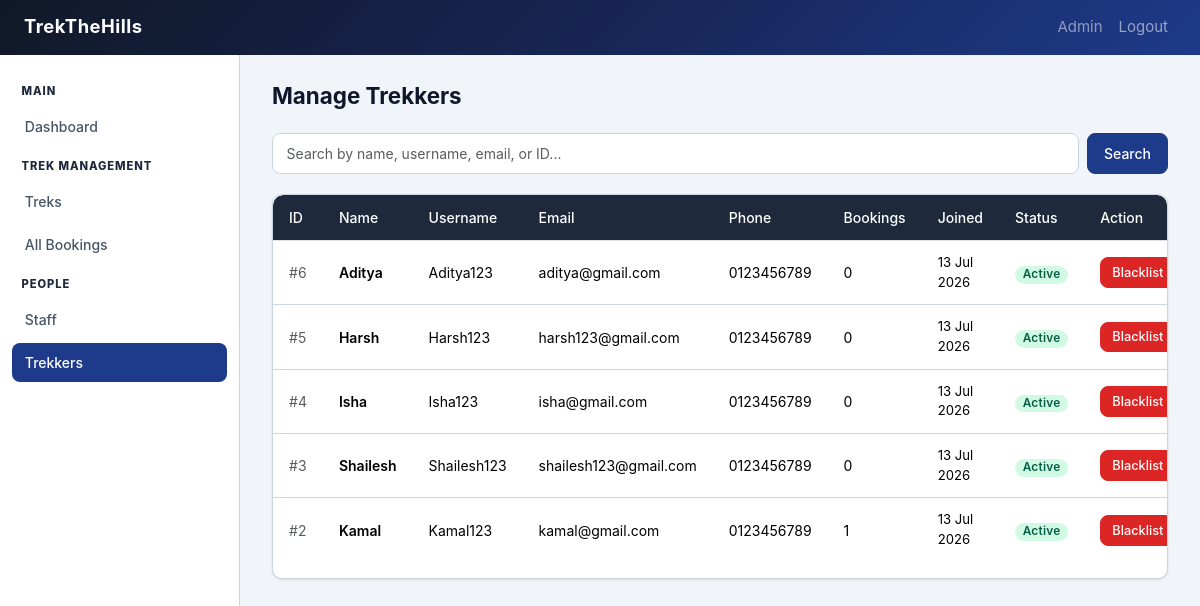
Page /admin/users (signed in) on the committed database.
### models.py (models this page shows, shortened)
class User(UserMixin, db.Model):
    __tablename__ = 'users'
    id = db.Column(db.Integer, primary_key=True)
    username = db.Column(db.String(80), unique=True, nullable=False)
    email = db.Column(db.String(120), unique=True, nullable=False)
    full_name = db.Column(db.String(120), nullable=False)
    password_hash = db.Column(db.String(256), nullable=False)
    role = db.Column(db.String(20), nullable=False, default='user')
    phone = db.Column(db.String(20), nullable=True)
    is_blacklisted = db.Column(db.Boolean, default=False)
    is_approved = db.Column(db.Boolean, default=False)
    created_at = db.Column(db.DateTime, default=datetime.utcnow)
    bookings = db.relationship('Booking', backref='user', lazy=True, foreign_keys='Booking.user_id')
    assigned_treks = db.relationship('Trek', backref='assigned_staff', lazy=True, foreign_keys='Trek.assigned_staff_id')

### admin.py (the view)
@admin_bp.route('/users')
@login_required
@admin_required
def users():
    q = request.args.get('q', '').strip()
    query = User.query.filter_by(role='user')
    if q:
        if q.isdigit():
            query = query.filter((User.full_name.ilike(f'%{q}%')) | (User.username.ilike(f'%{q}%')) | (User.email.ilike(f'%{q}%')) | (User.id == int(q)))
        else:
            query = query.filter((User.full_name.ilike(f'%{q}%')) | (User.username.ilike(f'%{q}%')) | (User.email.ilike(f'%{q}%')))
    user_list = query.order_by(User.created_at.desc()).all()
    return render_template('admin/user.html', users=user_list, q=q)

### app.py (called while the page is built)
@login_manager.user_loader
def load_user(user_id):
    return User.query.get(int(user_id))

### templates/admin/user.html (shortened to what this page needs)
{% extends 'base.html' %}
{% block sidebar %}{% include '_sidebar.html' %}{% endblock %}
{% block content %}
<div class="page-header">
  <div>
    <h1 class="page-title">Manage Trekkers</h1>
  </div>
</div>
<form method="GET" class="search-bar">
  <input type="text" name="q" class="form-control" placeholder="Search by name, username, email, or ID..." value="{{ q }}">
  <button type="submit" class="btn btn-primary"> Search</button>
</form>
<div class="card">
  <div class="table-wrap">
    <table class="table">
      <thead>
        <tr>
          <th>ID</th>
          <th>Name</th>
          <th>Username</th>
          <th>Email</th>
          <th>Phone</th>
          <th>Bookings</th>
          <th>Joined</th>
          <th>Status</th>
          <th>Action</th>
        </tr>
      </thead>
      <tbody>
        {% for u in users %}
        <tr>
          <td class="text-muted">#{{ u.id }}</td>
          <td class="fw-600">{{ u.full_name }}</td>
          <td>{{ u.username }}</td>
          <td>{{ u.email }}</td>
          <td>{{ u.phone or '—' }}</td>
          <td>{{ u.bookings|length }}</td>
          <td style="font-size:.82rem;">{{ u.created_at.strftime('%d %b %Y') }}</td>
          <td>
            {% if u.is_blacklisted %}
              <span class="badge badge-blacklisted">Blacklisted</span>
            {% else %}
              <span class="badge badge-active">Active</span>
            {% endif %}
          </td>
          <td>
            <form method="POST" action="{{ url_for('admin.blacklist_user', user_id=u.id) }}" style="display:inline;">
              <button type="submit" id="blacklist-user-{{ u.id }}" class="btn btn-{{ 'secondary' if u.is_blacklisted else 'danger' }} btn-sm">
                {% if u.is_blacklisted %}
                  Reinstate
                {% else %}
                  Blacklist
                {% endif %}
              </button>
            </form>
          </td>
        </tr>
        {% endfor %}
      </tbody>
    </table>
  </div>
</div>
{% endblock %}

### static/css/utilities.css (style rules this page uses)
:root { --primary: #1e3a8a; --primary-dark: #172554; --primary-light:#dbeafe; --accent: #f59e0b; --accent-dark: #b45309; --danger: #dc2626; --warning: #d97706; --success: #059669; --info: #0284c7; --dark: #0f172a; --gray-900: #1e293b; --gray-700: #475569; --gray-500: #64748b; --gray-300: #cbd5e1; --gray-100: #f1f5f9; --white: #ffffff; --sidebar-w: 240px; --radius: 10px; --shadow-sm: 0 1px 3px rgba(0,0,0,.08), 0 1px 2px rgba(0,0,0,.04); --shadow: 0 4px 16px rgba(0,0,0,.10); --shadow-lg: 0 10px 32px rgba(0,0,0,.14); --transition: .2s ease; }
*, *::before, *::after { box-sizing: border-box; }
body { font-family: 'Inter', sans-serif; font-size: 0.9375rem; color: var(--gray-900); background: var(--gray-100); min-height: 100vh; margin: 0; }
.table-wrap { overflow-x: auto; border-radius: var(--radius); }
.table { width: 100%; border-collapse: collapse; font-size: 0.875rem; }
.table thead th { background: var(--gray-900); color: var(--white); font-weight: 500; padding: 0.75rem 1rem; text-align: left; white-space: nowrap; }
.table thead th:first-child { border-radius: var(--radius) 0 0 0; }
.table thead th:last-child { border-radius: 0 var(--radius) 0 0; }
.table tbody td { padding: 0.75rem 1rem; border-bottom: 1px solid var(--gray-300); vertical-align: middle; }
.table tbody tr:last-child td { border-bottom: none; }
.badge { display: inline-flex; align-items: center; padding: 0.25em 0.65em; font-size: 0.74rem; font-weight: 600; border-radius: 20px; letter-spacing: .02em; }
.badge-active { background: #d1fae5; color: #065f46; }
.btn { display: inline-flex; align-items: center; justify-content: center; gap: 0.4rem; padding: 0.45rem 1rem; font-size: 0.875rem; font-weight: 500; border-radius: 8px; border: 1px solid transparent; cursor: pointer; transition: all var(--transition); white-space: nowrap; text-decoration: none; }
.btn-primary { background: var(--primary); color: var(--white); border-color: var(--primary); }
.btn-danger { background: var(--danger); color: var(--white); border-color: var(--danger); }
.btn-sm { padding: 0.3rem 0.7rem; font-size: 0.8rem; }
.text-muted { color: var(--gray-500); }
.fw-600 { font-weight: 600; }

### static/css/dashboard.css (style rules this page uses)
.page-header { display: flex; align-items: center; justify-content: space-between; margin-bottom: 1.5rem; flex-wrap: wrap; gap: 0.75rem; }
.page-title { font-size: 1.4rem; font-weight: 700; color: var(--dark); margin: 0; }
.search-bar { display: flex; gap: 0.5rem; margin-bottom: 1.25rem; flex-wrap: wrap; }
.search-bar .form-control { flex: 1; min-width: 180px; }

### static/css/forms.css (style rules this page uses)
.form-control, .form-select { width: 100%; padding: 0.55rem 0.85rem; font-size: 0.875rem; font-family: inherit; border: 1px solid var(--gray-300); border-radius: 8px; background: var(--white); color: var(--dark); transition: border-color var(--transition), box-shadow var(--transition); outline: none; }

### static/css/cards.css (style rules this page uses)
.card { background: var(--white); border-radius: var(--radius); box-shadow: var(--shadow-sm); border: 1px solid var(--gray-300); overflow: hidden; }

### rows in the picture
User: id "6", full_name "Aditya", username "Aditya123", email "aditya@gmail.com", phone "0123456789", bookings|length "0", created_at "13 Jul 2026", is_blacklisted "Active"
User: id "5", full_name "Harsh", username "Harsh123", email "harsh123@gmail.com", phone "0123456789", bookings|length "0", created_at "13 Jul 2026", is_blacklisted "Active"
User: id "4", full_name "Isha", username "Isha123", email "isha@gmail.com", phone "0123456789", bookings|length "0", created_at "13 Jul 2026", is_blacklisted "Active"
User: id "3", full_name "Shailesh", username "Shailesh123", email "shailesh123@gmail.com", phone "0123456789", bookings|length "0", created_at "13 Jul 2026", is_blacklisted "Active"
User: id "2", full_name "Kamal", username "Kamal123", email "kamal@gmail.com", phone "0123456789", bookings|length "1", created_at "13 Jul 2026", is_blacklisted "Active"
